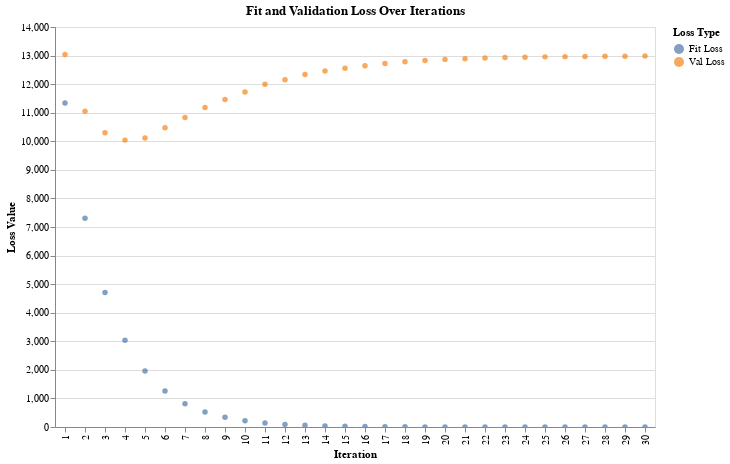

Notebook cell for this chart:
### Code cell
import altair as alt

data = {
    'Iteration': np.arange(1, len(fit_loss_values) + 1),
    'Fit Loss': fit_loss_values,
    'Val Loss': val_loss_values
}

chart = alt.Chart(pd.DataFrame(data)).transform_fold(
    ['Fit Loss', 'Val Loss'],
    as_=['Loss Type', 'Loss Value']
).mark_circle().encode(
    x='Iteration:O',
    y='Loss Value:Q',
    color='Loss Type:N'
).properties(
    title='Fit and Validation Loss Over Iterations',
    width=600,
    height=400
)

chart.interactive()

### Figure 1 — Vega-Lite specification as saved in the notebook (floating-point values rounded to 4 significant figures)
{"config": {"view": {"continuousWidth": 300, "continuousHeight": 300}}, "data": {"name": "data-0b340716c69d948d1222e6e3d0fdcc58"}, "mark": {"type": "circle"}, "encoding": {"color": {"field": "Loss Type", "type": "nominal"}, "x": {"field": "Iteration", "type": "ordinal"}, "y": {"field": "Loss Value", "type": "quantitative"}}, "height": 400, "params": [{"name": "param_41", "select": {"type": "interval", "encodings": ["x", "y"]}, "bind": "scales"}], "title": "Fit and Validation Loss Over Iterations", "transform": [{"fold": ["Fit Loss", "Val Loss"], "as": ["Loss Type", "Loss Value"]}], "width": 600, "$schema": "https://vega.github.io/schema/vega-lite/v5.15.1.json", "datasets": {"data-0b340716c69d948d1222e6e3d0fdcc58": [{"Iteration": 1, "Fit Loss": 11340.0, "Val Loss": 13040.0}, {"Iteration": 2, "Fit Loss": 7307.0, "Val Loss": 11060.0}, {"Iteration": 3, "Fit Loss": 4709.0, "Val Loss": 10300.0}, {"Iteration": 4, "Fit Loss": 3034.0, "Val Loss": 10040.0}, {"Iteration": 5, "Fit Loss": 1958.0, "Val Loss": 10120.0}, {"Iteration": 6, "Fit Loss": 1260.0, "Val Loss": 10480.0}, {"Iteration": 7, "Fit Loss": 814.7, "Val Loss": 10830.0}, {"Iteration": 8, "Fit Loss": 525.9, "Val Loss": 11180.0}, {"Iteration": 9, "Fit Loss": 340.4, "Val Loss": 11470.0}, {"Iteration": 10, "Fit Loss": 219.9, "Val Loss": 11730.0}, {"Iteration": 11, "Fit Loss": 141.9, "Val Loss": 11990.0}, {"Iteration": 12, "Fit Loss": 91.62, "Val Loss": 12160.0}, {"Iteration": 13, "Fit Loss": 59.17, "Val Loss": 12330.0}, {"Iteration": 14, "Fit Loss": 38.15, "Val Loss": 12460.0}, {"Iteration": 15, "Fit Loss": 24.6, "Val Loss": 12560.0}, {"Iteration": 16, "Fit Loss": 15.9, "Val Loss": 12650.0}, {"Iteration": 17, "Fit Loss": 10.26, "Val Loss": 12720.0}, {"Iteration": 18, "Fit Loss": 6.629, "Val Loss": 12780.0}, {"Iteration": 19, "Fit Loss": 4.29, "Val Loss": 12830.0}, {"Iteration": 20, "Fit Loss": 2.768, "Val Loss": 12870.0}, {"Iteration": 21, "Fit Loss": 1.797, "Val Loss": 12890.0}, {"Iteration": 22, "Fit Loss": 1.172, "Val Loss": 12910.0}, {"Iteration": 23, "Fit Loss": 0.7602, "Val Loss": 12930.0}, {"Iteration": 24, "Fit Loss": 0.4961, "Val Loss": 12950.0}, {"Iteration": 25, "Fit Loss": 0.3213, "Val Loss": 12950.0}, {"Iteration": 26, "Fit Loss": 0.208, "Val Loss": 12960.0}, {"Iteration": 27, "Fit Loss": 0.135, "Val Loss": 12970.0}, {"Iteration": 28, "Fit Loss": 0.08797, "Val Loss": 12970.0}, {"Iteration": 29, "Fit Loss": 0.05709, "Val Loss": 12980.0}, {"Iteration": 30, "Fit Loss": 0.0371, "Val Loss": 12980.0}]}}
